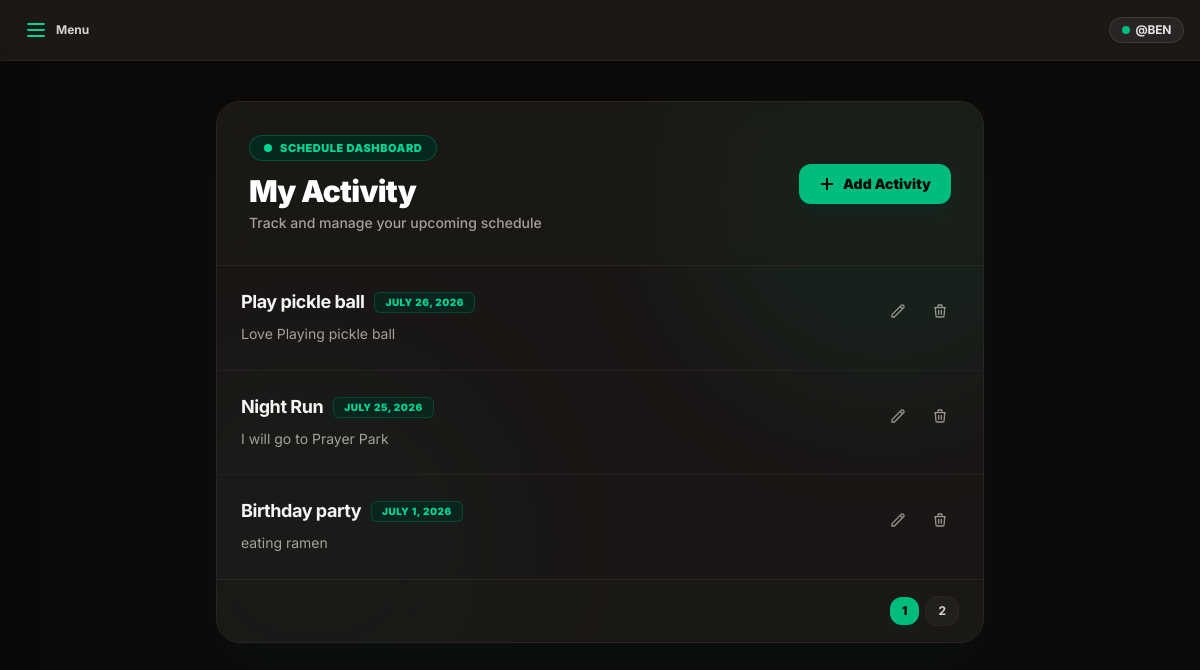
Page /myactivity/ (signed in) on the committed database.
### schedule_app/models.py (models this page shows, shortened)
class Activity(models.Model):
    member = models.ForeignKey(Member, on_delete=models.CASCADE, related_name='activities', null=True)
    title = models.CharField(max_length=100)
    description = models.TextField()
    activity_date = models.DateField(null=True, blank=True)
    created_at = models.DateTimeField(auto_now_add=True)
    updated_at = models.DateTimeField(auto_now=True)
    class Meta:
        ordering = ['-created_at']

### schedule_app/views.py (the view)
# urls.py: path('myactivity/', views.myactivity, name='myactivity'),
@login_required
def myactivity(request):
    if request.method == 'POST':
        form = ActivityForm(request.POST)
        if form.is_valid():
            activity = form.save(commit=False)
            activity.member = request.user.member
            activity.save()
            return redirect('myactivity')
    else:
        form = ActivityForm()
    activities = Activity.objects.filter(member=request.user.member).order_by('-created_at')
    paginator = Paginator(activities, 3)
    page_number = request.GET.get('page')
    page_obj = paginator.get_page(page_number)
    context = {
        'form': form,
        'page_obj': page_obj,
    }
    return render(request, 'activity.html', context)

### schedule_app/templates/activity.html (shortened to what this page needs)
{% extends 'master.html' %}
{% block content %}
{% include 'includes/sidebar.html' %}
{% include 'includes/logoutmodal.html' %}
<div class="min-h-screen py-10 px-4 sm:px-6 lg:px-8 bg-stone-950 text-stone-100 antialiased selection:bg-emerald-500 selection:text-stone-950">
  <div class="max-w-3xl mx-auto bg-stone-900/90 border border-stone-800 rounded-3xl shadow-2xl shadow-emerald-950/20 backdrop-blur-xl relative overflow-hidden">
    <div class="rounded-3xl flex flex-col relative z-10">
      <div class="p-6 sm:p-8 border-b border-stone-800 bg-stone-900/60 backdrop-blur-md flex flex-col sm:flex-row sm:items-center justify-between gap-4">
        <div>
          <div class="inline-flex items-center gap-2 text-[11px] font-black tracking-wider uppercase text-emerald-400 bg-emerald-950/80 border border-emerald-800/80 rounded-full px-3.5 py-1 mb-3">
            <span class="w-2 h-2 rounded-full bg-emerald-400 animate-pulse"></span>
            Schedule Dashboard
          </div>
          <h1 class="text-2xl sm:text-3xl font-black text-white tracking-tight">
            My Activity
          </h1>
          <p class="text-xs sm:text-sm text-stone-400 mt-1 font-medium">
            Track and manage your upcoming schedule
          </p>
        </div>
        <div class="flex items-center">
          <button
            type="button"
            class="inline-flex items-center justify-center gap-2 bg-emerald-500 hover:bg-emerald-400 text-stone-950 text-xs sm:text-sm font-black px-5 py-2.5 rounded-xl shadow-lg shadow-emerald-950/50 transition-all duration-200 cursor-pointer active:scale-95"
            onclick="openAddActivityModal()"
          >
            <svg class="w-4 h-4 stroke-[3]" fill="none" stroke="currentColor" viewBox="0 0 24 24">
              <path stroke-linecap="round" stroke-linejoin="round" d="M12 4v16m8-8H4" />
            </svg>
            <span>Add Activity</span>
          </button>
        </div>
      </div>
      <ul class="divide-y divide-stone-800/80 bg-stone-900/30">
        {% for x in page_obj %}
        <li class="group flex items-start justify-between gap-4 p-5 sm:p-6 hover:bg-stone-800/40 transition-all duration-150 transform-gpu">
          <div class="flex-1 min-w-0">
            <div class="flex flex-wrap items-center gap-2.5 mb-2">
              <h2 class="font-bold text-base sm:text-lg text-stone-100 leading-snug tracking-tight group-hover:text-emerald-300 transition-colors">
                {{ x.title }}
              </h2>
              <span class="inline-flex items-center text-[10px] font-black uppercase tracking-wider text-emerald-400 bg-emerald-950/60 border border-emerald-800/60 rounded-md px-2.5 py-0.5">
                {{ x.activity_date }}
              </span>
            </div>
            <div class="text-xs sm:text-sm text-stone-400 leading-relaxed font-normal line-clamp-2 schedule-description">
              {{ x.description }}
            </div>
          </div>
          <div class="flex items-center gap-1 flex-none pt-0.5 opacity-90 group-hover:opacity-100 transition-opacity">
            <button
              type="button"
              class="p-2.5 rounded-xl text-stone-400 hover:text-emerald-300 hover:bg-emerald-950/50 border border-transparent hover:border-emerald-800/60 transition-all cursor-pointer active:scale-95"
              data-id="{{ x.id }}"
              data-title="{{ x.title }}"
              data-description="{{ x.description }}"
              data-date="{{ x.activity_date|date:'Y-m-d' }}"
              onclick="edit_activity(this)"
              title="Edit"
            >
              <svg class="w-4 h-4" fill="none" stroke="currentColor" viewBox="0 0 24 24">
                <path stroke-linecap="round" stroke-linejoin="round" stroke-width="2" d="M15.232 5.232l3.536 3.536m-2.036-5.036a2.5 2.5 0 113.536 3.536L6.5 21.036H3v-3.572L16.732 3.732z" />
              </svg>
            </button>
            <button
              type="button"
              class="p-2.5 rounded-xl text-stone-400 hover:text-rose-400 hover:bg-rose-950/40 border border-transparent hover:border-rose-900/60 transition-all cursor-pointer active:scale-95"
              data-title="{{ x.title|escapejs }}"
              data-url="{% url 'delete_activity' x.id %}"
              onclick="openDeleteModal(this)"
              title="Delete"
            >
              <svg class="w-4 h-4" fill="none" stroke="currentColor" viewBox="0 0 24 24">
                <path stroke-linecap="round" stroke-linejoin="round" stroke-width="2" d="M19 7l-.867 12.142A2 2 0 0116.138 21H7.862a2 2 0 01-1.995-1.858L5 7m5 4v6m4-6v6m1-10V4a1 1 0 00-1-1h-4a1 1 0 00-1 1v3M4 7h16"/>
              </svg>
            </button>
          </div>
        </li>
        {% endfor %}
      </ul>
      {% if page_obj.paginator.num_pages > 1 %}
      <div class="flex justify-end items-center gap-1.5 py-4 px-6 border-t border-stone-800 bg-stone-900/60">
        {% for num in page_obj.paginator.page_range %}
        {% if page_obj.number == num %}
        <span class="px-3 py-1.5 rounded-xl bg-emerald-500 text-stone-950 text-xs font-black shadow-md shadow-emerald-950/40">
          {{ num }}
        </span>
        {% else %}
        <a
          href="?page={{ num }}"
          class="px-3 py-1.5 rounded-xl border border-stone-800 bg-stone-800/60 hover:bg-stone-800 text-stone-300 hover:text-white text-xs font-bold transition-all"
        >
          {{ num }}
        </a>
        {% endif %}
        {% endfor %}
      </div>
      {% endif %}
    </div>
  </div>
</div>
{% endblock %}

### schedule_app/templates/includes/sidebar.html (shortened to what this page needs)
<!DOCTYPE html>
<html lang="en">
  <head>
    <script src="https://cdn.jsdelivr.net/npm/@tailwindcss/browser@4"></script>
  </head>
  <body class="font-['Inter',sans-serif] antialiased bg-stone-900 min-h-screen text-stone-100 selection:bg-emerald-800 selection:text-emerald-100">
    <header class="bg-stone-900/90 border-b border-stone-800 backdrop-blur-md sticky top-0 z-30 px-4 py-2.5 flex items-center justify-between">
        <div class="flex items-center">
            <button
                type="button"
                onclick="toggleSidebar()"
                class="p-2 rounded-xl text-stone-300 hover:text-stone-100 hover:bg-stone-800 transition-colors focus:outline-none flex items-center gap-2 font-bold text-xs cursor-pointer"
                aria-label="Toggle Sidebar"
            >
                <svg class="w-6 h-6 text-emerald-400" fill="none" stroke="currentColor" viewBox="0 0 24 24">
                    <path stroke-linecap="round" stroke-linejoin="round" stroke-width="2" d="M4 6h16M4 12h16M4 18h16"/>
                </svg>
                <span class="hidden sm:inline">Menu</span>
            </button>
        </div>
        <div class="flex items-center">
            <span class="inline-flex items-center gap-1.5 px-3 py-1 bg-stone-800 border border-stone-700/80 rounded-full shadow-xs text-xs font-bold text-stone-200 tracking-tight">
                <span class="w-2 h-2 rounded-full bg-emerald-500 animate-pulse"></span>
                @{{ user.username|default:"arz" }}
            </span>
        </div>
    </header>
  </body>
</html>

### rows in the picture
Activity: title "Play pickle ball", activity_date "JULY 26, 2026", description "Love Playing pickle ball"
Activity: title "Night Run", activity_date "JULY 25, 2026", description "I will go to Prayer Park"
Activity: title "Birthday party", activity_date "JULY 1, 2026", description "eating ramen"

### other values in the picture
{{ user.username|default:"arz" }} "BEN"
{{ num }} "1"
{{ num }} "2"
